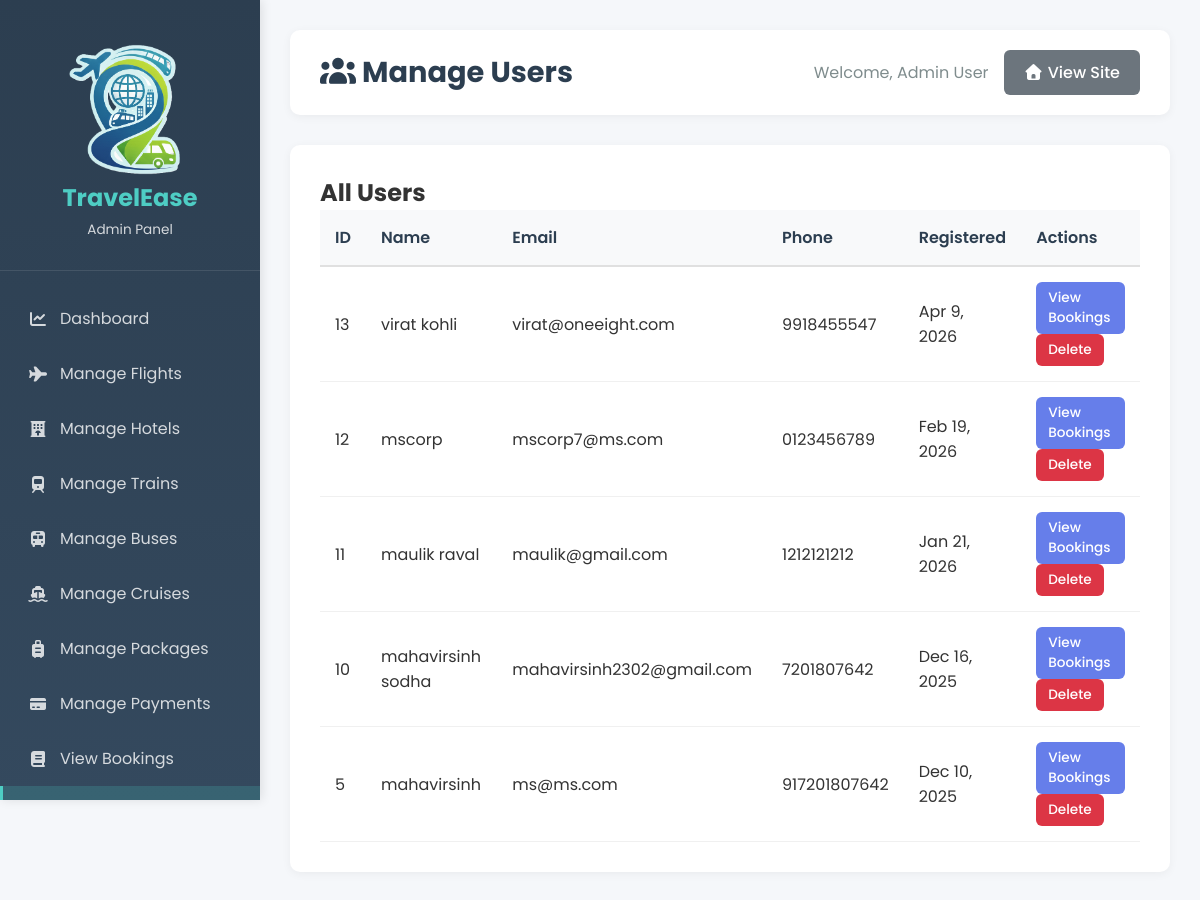
Page /admin/view-users.php (signed in) on the committed database.
### tables this page shows
CREATE TABLE IF NOT EXISTS `users` (
  `id` int NOT NULL AUTO_INCREMENT,
  `full_name` varchar(150) NOT NULL,
  `email` varchar(150) NOT NULL,
  `phone` varchar(20) NOT NULL,
  `password` varchar(255) NOT NULL,
  `created_at` timestamp NOT NULL DEFAULT CURRENT_TIMESTAMP,
  `role` varchar(50) NOT NULL DEFAULT 'user',
  `reset_token` varchar(255) DEFAULT NULL,
  `token_expiry` datetime DEFAULT NULL,
  PRIMARY KEY (`id`),
  UNIQUE KEY `email` (`email`)
);

### admin/view-users.php (the view, shortened to what this page needs)
<?php
include "../db.php";
$users = mysqli_query($conn, "SELECT * FROM users WHERE role='user' ORDER BY created_at DESC");
?>
<!DOCTYPE html>
<html lang="en">
<head>
    <link rel="stylesheet" href="../css/all.min.css">
    <link rel="stylesheet" href="admin-style.css">
</head>
<body>
    <div class="admin-wrapper">
        <?php include 'sidebar.php'; ?>
        <main class="admin-main">
            <header class="admin-header">
                <h1><i class="fas fa-users"></i> Manage Users</h1>
                <div class="header-actions">
                    <span>Welcome, <?php echo htmlspecialchars($_SESSION['admin_name']); ?></span>
                    <a href="../index.php" class="btn-secondary"><i class="fas fa-home"></i> View Site</a>
                </div>
            </header>
            <div class="content-card">
                <h2>All Users</h2>
                <div class="table-responsive">
                    <table class="data-table">
                        <thead>
                            <tr>
                                <th>ID</th>
                                <th>Name</th>
                                <th>Email</th>
                                <th>Phone</th>
                                <th>Registered</th>
                                <th>Actions</th>
                            </tr>
                        </thead>
                        <tbody>
                            <?php if(mysqli_num_rows($users) > 0): ?>
                                <?php while($user = mysqli_fetch_assoc($users)): ?>
                                <tr>
                                    <td><?php echo $user['id']; ?></td>
                                    <td><?php echo htmlspecialchars($user['full_name']); ?></td>
                                    <td><?php echo htmlspecialchars($user['email']); ?></td>
                                    <td><?php echo htmlspecialchars($user['phone'] ?? 'N/A'); ?></td>
                                    <td><?php echo date('M j, Y', strtotime($user['created_at'])); ?></td>
                                    <td>
                                        <a href="view-user-bookings.php?user_id=<?php echo $user['id']; ?>" class="btn-sm btn-primary">View Bookings</a>
                                        <a href="view-users.php?delete=<?php echo $user['id']; ?>" class="btn-sm btn-danger" onclick="return confirm('Are you sure you want to delete this user?')">Delete</a>
                                    </td>
                                </tr>
                                <?php endwhile; ?>
                            <?php else: ?>
                                <tr>
                                    <td colspan="6" class="text-center">No users found</td>
                                </tr>
                            <?php endif; ?>
                        </tbody>
                    </table>
                </div>
            </div>
        </main>
    </div>
</body>
</html>

### admin/admin-style.css (style rules this page uses)
* { margin: 0; padding: 0; box-sizing: border-box; }
body { font-family: 'Poppins', sans-serif; background: #f5f7fa; color: #333; }
.admin-wrapper { display: flex; min-height: 100vh; }
.admin-main { flex: 1; margin-left: 260px; padding: 30px; }
.admin-header { display: flex; justify-content: space-between; align-items: center; margin-bottom: 30px; background: white; padding: 20px 30px; border-radius: 10px; box-shadow: 0 2px 10px rgba(0,0,0,0.05); }
.admin-header h1 { font-size: 1.8rem; color: #2c3e50; }
.header-actions { display: flex; align-items: center; gap: 15px; }
.header-actions span { color: #7f8c8d; }
.content-card { background: white; border-radius: 10px; padding: 30px; box-shadow: 0 2px 10px rgba(0,0,0,0.05); margin-bottom: 30px; }
.table-responsive { overflow-x: auto; }
.data-table { width: 100%; border-collapse: collapse; }
.data-table thead { background: #f8f9fa; }
.data-table th { padding: 15px; text-align: left; font-weight: 600; color: #2c3e50; border-bottom: 2px solid #e0e0e0; }
.data-table td { padding: 15px; border-bottom: 1px solid #f0f0f0; }
.btn-primary, .btn-secondary, .btn-danger, .btn-success { padding: 10px 20px; border: none; border-radius: 6px; cursor: pointer; font-weight: 500; text-decoration: none; display: inline-block; transition: all 0.3s; }
.btn-primary { background: #667eea; color: white; }
.btn-secondary { background: #6c757d; color: white; }
.btn-danger { background: #dc3545; color: white; }
.btn-sm { padding: 6px 12px; font-size: 0.85rem; }

### rows in the picture
users: id "13", full_name "virat kohli", email "virat@oneeight.com", phone "9918455547", created_at "Apr 9, 2026"
users: id "12", full_name "mscorp", email "mscorp7@ms.com", phone "0123456789", created_at "Feb 19, 2026"
users: id "11", full_name "maulik raval", email "maulik@gmail.com", phone "1212121212", created_at "Jan 21, 2026"
users: id "10", full_name "mahavirsinh sodha", email "mahavirsinh2302@gmail.com", phone "7201807642", created_at "Dec 16, 2025"
users: id "5", full_name "mahavirsinh", email "ms@ms.com", phone "917201807642", created_at "Dec 10, 2025"

### other values in the picture
$_SESSION['admin_name'] "Admin User"
